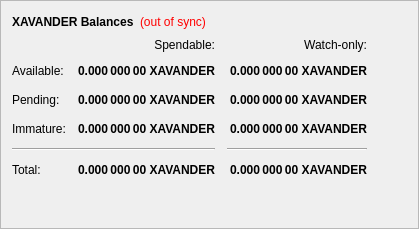
        <widget class="QFrame" name="frame">
         <property name="frameShape">
          <enum>QFrame::StyledPanel</enum>
         </property>
         <property name="frameShadow">
          <enum>QFrame::Raised</enum>
         </property>
         <layout class="QVBoxLayout" name="verticalLayout_4">
          <item>
           <layout class="QHBoxLayout" name="horizontalLayout_4">
            <item>
             <widget class="QLabel" name="label_5">
              <property name="font">
               <font>
                <weight>75</weight>
                <bold>true</bold>
               </font>
              </property>
              <property name="text">
               <string>XAVANDER Balances</string>
              </property>
             </widget>
            </item>
            <item>
             <widget class="QLabel" name="labelWalletStatus">
              <property name="cursor">
               <cursorShape>WhatsThisCursor</cursorShape>
              </property>
              <property name="toolTip">
               <string>The displayed information may be out of date. Your wallet automatically synchronizes with the Xavander network after a connection is established, but this process has not completed yet.</string>
              </property>
              <property name="styleSheet">
               <string notr="true">QLabel { color: red; }</string>
              </property>
              <property name="text">
               <string notr="true">(out of sync)</string>
              </property>
              <property name="alignment">
               <set>Qt::AlignLeading|Qt::AlignLeft|Qt::AlignVCenter</set>
              </property>
             </widget>
            </item>
            <item>
             <spacer name="horizontalSpacer_3">
              <property name="orientation">
               <enum>Qt::Horizontal</enum>
              </property>
              <property name="sizeHint" stdset="0">
               <size>
                <width>40</width>
                <height>20</height>
               </size>
              </property>
             </spacer>
            </item>
           </layout>
          </item>
          <item>
           <layout class="QGridLayout" name="gridLayout">
            <property name="spacing">
             <number>12</number>
            </property>
            <item row="2" column="2">
             <widget class="QLabel" name="labelWatchPending">
              <property name="font">
               <font>
                <weight>75</weight>
                <bold>true</bold>
               </font>
              </property>
              <property name="cursor">
               <cursorShape>IBeamCursor</cursorShape>
              </property>
              <property name="toolTip">
               <string>Unconfirmed transactions to watch-only addresses</string>
              </property>
              <property name="text">
               <string notr="true">0.000 000 00 XAVANDER</string>
              </property>
              <property name="alignment">
               <set>Qt::AlignRight|Qt::AlignTrailing|Qt::AlignVCenter</set>
              </property>
              <property name="textInteractionFlags">
               <set>Qt::LinksAccessibleByMouse|Qt::TextSelectableByKeyboard|Qt::TextSelectableByMouse</set>
              </property>
             </widget>
            </item>
            <item row="2" column="1">
             <widget class="QLabel" name="labelUnconfirmed">
              <property name="font">
               <font>
                <weight>75</weight>
                <bold>true</bold>
               </font>
              </property>
              <property name="cursor">
               <cursorShape>IBeamCursor</cursorShape>
              </property>
              <property name="toolTip">
               <string>Total of transactions that have yet to be confirmed, and do not yet count toward the spendable balance</string>
              </property>
              <property name="text">
               <string notr="true">0.000 000 00 XAVANDER</string>
              </property>
              <property name="alignment">
               <set>Qt::AlignRight|Qt::AlignTrailing|Qt::AlignVCenter</set>
              </property>
              <property name="textInteractionFlags">
               <set>Qt::LinksAccessibleByMouse|Qt::TextSelectableByKeyboard|Qt::TextSelectableByMouse</set>
              </property>
             </widget>
            </item>
            <item row="3" column="2">
             <widget class="QLabel" name="labelWatchImmature">
              <property name="font">
               <font>
                <weight>75</weight>
                <bold>true</bold>
               </font>
              </property>
              <property name="cursor">
               <cursorShape>IBeamCursor</cursorShape>
              </property>
              <property name="toolTip">
               <string>Staked or masternode rewards in watch-only addresses that has not yet matured</string>
              </property>
              <property name="text">
               <string notr="true">0.000 000 00 XAVANDER</string>
              </property>
              <property name="alignment">
               <set>Qt::AlignRight|Qt::AlignTrailing|Qt::AlignVCenter</set>
              </property>
              <property name="textInteractionFlags">
               <set>Qt::LinksAccessibleByMouse|Qt::TextSelectableByKeyboard|Qt::TextSelectableByMouse</set>
              </property>
             </widget>
            </item>
            <item row="4" column="0" colspan="2">
             <widget class="Line" name="lineSpendableBalance">
              <property name="orientation">
               <enum>Qt::Horizontal</enum>
              </property>
             </widget>
            </item>
            <item row="4" column="2">
             <widget class="Line" name="lineWatchBalance">
              <property name="sizePolicy">
               <sizepolicy hsizetype="Preferred" vsizetype="Fixed">
                <horstretch>0</horstretch>
                <verstretch>0</verstretch>
               </sizepolicy>
              </property>
              <property name="minimumSize">
               <size>
                <width>140</width>
                <height>0</height>
               </size>
              </property>
              <property name="orientation">
               <enum>Qt::Horizontal</enum>
              </property>
             </widget>
            </item>
            <item row="5" column="0">
             <widget class="QLabel" name="labelTotalText">
              <property name="text">
               <string>Total:</string>
              </property>
             </widget>
            </item>
            <item row="3" column="1">
             <widget class="QLabel" name="labelImmature">
              <property name="font">
               <font>
                <weight>75</weight>
                <bold>true</bold>
               </font>
              </property>
              <property name="cursor">
               <cursorShape>IBeamCursor</cursorShape>
              </property>
              <property name="toolTip">
               <string>Staked or masternode rewards that has not yet matured</string>
              </property>
              <property name="text">
               <string notr="true">0.000 000 00 XAVANDER</string>
              </property>
              <property name="alignment">
               <set>Qt::AlignRight|Qt::AlignTrailing|Qt::AlignVCenter</set>
              </property>
              <property name="textInteractionFlags">
               <set>Qt::LinksAccessibleByMouse|Qt::TextSelectableByKeyboard|Qt::TextSelectableByMouse</set>
              </property>
             </widget>
            </item>
            <item row="2" column="3">
             <spacer name="horizontalSpacer_2">
              <property name="orientation">
               <enum>Qt::Horizontal</enum>
              </property>
              <property name="sizeHint" stdset="0">
               <size>
                <width>40</width>
                <height>20</height>
               </size>
              </property>
             </spacer>
            </item>
            <item row="3" column="0">
             <widget class="QLabel" name="labelImmatureText">
              <property name="text">
               <string>Immature:</string>
              </property>
             </widget>
            </item>
            <item row="5" column="1">
             <widget class="QLabel" name="labelTotal">
              <property name="font">
               <font>
                <weight>75</weight>
                <bold>true</bold>
               </font>
              </property>
              <property name="cursor">
               <cursorShape>IBeamCursor</cursorShape>
              </property>
              <property name="toolTip">
               <string>Your current total balance</string>
              </property>
              <property name="text">
               <string notr="true">0.000 000 00 XAVANDER</string>
              </property>
              <property name="alignment">
               <set>Qt::AlignRight|Qt::AlignTrailing|Qt::AlignVCenter</set>
              </property>
              <property name="textInteractionFlags">
               <set>Qt::LinksAccessibleByMouse|Qt::TextSelectableByKeyboard|Qt::TextSelectableByMouse</set>
              </property>
             </widget>
            </item>
            <item row="5" column="2">
             <widget class="QLabel" name="labelWatchTotal">
              <property name="font">
               <font>
                <weight>75</weight>
                <bold>true</bold>
               </font>
              </property>
              <property name="cursor">
               <cursorShape>IBeamCursor</cursorShape>
              </property>
              <property name="toolTip">
               <string>Current total balance in watch-only addresses</string>
              </property>
              <property name="text">
               <string notr="true">0.000 000 00 XAVANDER</string>
              </property>
              <property name="alignment">
               <set>Qt::AlignRight|Qt::AlignTrailing|Qt::AlignVCenter</set>
              </property>
              <property name="textInteractionFlags">
               <set>Qt::LinksAccessibleByMouse|Qt::TextSelectableByKeyboard|Qt::TextSelectableByMouse</set>
              </property>
             </widget>
            </item>
            <item row="0" column="2">
             <widget class="QLabel" name="labelWatchonly">
              <property name="text">
               <string>Watch-only:</string>
              </property>
              <property name="alignment">
               <set>Qt::AlignRight|Qt::AlignTrailing|Qt::AlignVCenter</set>
              </property>
             </widget>
            </item>
            <item row="1" column="0">
             <widget class="QLabel" name="labelBalanceText">
              <property name="text">
               <string>Available:</string>
              </property>
             </widget>
            </item>
            <item row="1" column="1">
             <widget class="QLabel" name="labelBalance">
              <property name="font">
               <font>
                <weight>75</weight>
                <bold>true</bold>
               </font>
              </property>
              <property name="cursor">
               <cursorShape>IBeamCursor</cursorShape>
              </property>
              <property name="toolTip">
               <string>Your current spendable balance</string>
              </property>
              <property name="text">
               <string notr="true">0.000 000 00 XAVANDER</string>
              </property>
              <property name="alignment">
               <set>Qt::AlignRight|Qt::AlignTrailing|Qt::AlignVCenter</set>
              </property>
              <property name="textInteractionFlags">
               <set>Qt::LinksAccessibleByMouse|Qt::TextSelectableByKeyboard|Qt::TextSelectableByMouse</set>
              </property>
             </widget>
            </item>
            <item row="1" column="2">
             <widget class="QLabel" name="labelWatchAvailable">
              <property name="font">
               <font>
                <weight>75</weight>
                <bold>true</bold>
               </font>
              </property>
              <property name="cursor">
               <cursorShape>IBeamCursor</cursorShape>
              </property>
              <property name="toolTip">
               <string>Your current balance in watch-only addresses</string>
              </property>
              <property name="text">
               <string notr="true">0.000 000 00 XAVANDER</string>
              </property>
              <property name="alignment">
               <set>Qt::AlignRight|Qt::AlignTrailing|Qt::AlignVCenter</set>
              </property>
              <property name="textInteractionFlags">
               <set>Qt::LinksAccessibleByMouse|Qt::TextSelectableByKeyboard|Qt::TextSelectableByMouse</set>
              </property>
             </widget>
            </item>
            <item row="2" column="0">
             <widget class="QLabel" name="labelPendingText">
              <property name="text">
               <string>Pending:</string>
              </property>
             </widget>
            </item>
            <item row="0" column="1">
             <widget class="QLabel" name="labelSpendable">
              <property name="text">
               <string>Spendable:</string>
              </property>
              <property name="alignment">
               <set>Qt::AlignRight|Qt::AlignTrailing|Qt::AlignVCenter</set>
              </property>
             </widget>
            </item>
           </layout>
          </item>
          <item>
           <spacer name="verticalSpacer_4">
            <property name="orientation">
             <enum>Qt::Vertical</enum>
            </property>
            <property name="sizeHint" stdset="0">
             <size>
              <width>20</width>
              <height>40</height>
             </size>
            </property>
           </spacer>
          </item>
         </layout>
        </widget>
